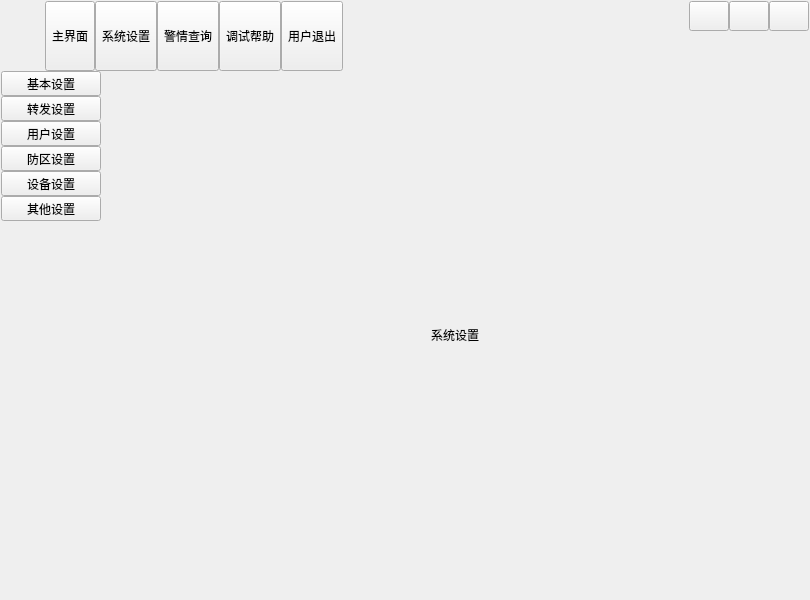
<?xml version="1.0" encoding="UTF-8"?>
<ui version="4.0">
 <class>UIDemo08</class>
 <widget class="QWidget" name="UIDemo08">
  <property name="geometry">
   <rect>
    <x>0</x>
    <y>0</y>
    <width>810</width>
    <height>600</height>
   </rect>
  </property>
  <property name="windowTitle">
   <string>Dialog</string>
  </property>
  <property name="sizeGripEnabled" stdset="0">
   <bool>false</bool>
  </property>
  <layout class="QVBoxLayout" name="verticalLayout">
   <property name="spacing">
    <number>0</number>
   </property>
   <property name="leftMargin">
    <number>1</number>
   </property>
   <property name="topMargin">
    <number>1</number>
   </property>
   <property name="rightMargin">
    <number>1</number>
   </property>
   <property name="bottomMargin">
    <number>1</number>
   </property>
   <item>
    <widget class="QWidget" name="widgetTitle" native="true">
     <property name="sizePolicy">
      <sizepolicy hsizetype="Preferred" vsizetype="Fixed">
       <horstretch>0</horstretch>
       <verstretch>0</verstretch>
      </sizepolicy>
     </property>
     <layout class="QHBoxLayout" name="horizontalLayout_2">
      <property name="spacing">
       <number>10</number>
      </property>
      <property name="leftMargin">
       <number>10</number>
      </property>
      <property name="topMargin">
       <number>0</number>
      </property>
      <property name="rightMargin">
       <number>0</number>
      </property>
      <property name="bottomMargin">
       <number>0</number>
      </property>
      <item>
       <widget class="QLabel" name="labIco">
        <property name="text">
         <string/>
        </property>
        <property name="alignment">
         <set>Qt::AlignCenter</set>
        </property>
       </widget>
      </item>
      <item>
       <widget class="QLabel" name="labTitle">
        <property name="styleSheet">
         <string notr="true"/>
        </property>
        <property name="text">
         <string/>
        </property>
        <property name="alignment">
         <set>Qt::AlignLeading|Qt::AlignLeft|Qt::AlignVCenter</set>
        </property>
       </widget>
      </item>
      <item>
       <widget class="QWidget" name="widgetTop" native="true">
        <layout class="QHBoxLayout" name="horizontalLayout_3">
         <property name="spacing">
          <number>0</number>
         </property>
         <property name="leftMargin">
          <number>0</number>
         </property>
         <property name="topMargin">
          <number>0</number>
         </property>
         <property name="rightMargin">
          <number>0</number>
         </property>
         <property name="bottomMargin">
          <number>0</number>
         </property>
         <item>
          <widget class="QToolButton" name="btnMain">
           <property name="sizePolicy">
            <sizepolicy hsizetype="Fixed" vsizetype="Expanding">
             <horstretch>0</horstretch>
             <verstretch>0</verstretch>
            </sizepolicy>
           </property>
           <property name="text">
            <string>主界面</string>
           </property>
           <property name="icon">
            <iconset resource="main.qrc">
             <normaloff>:/image/main_main.png</normaloff>:/image/main_main.png</iconset>
           </property>
           <property name="toolButtonStyle">
            <enum>Qt::ToolButtonTextUnderIcon</enum>
           </property>
          </widget>
         </item>
         <item>
          <widget class="QToolButton" name="btnConfig">
           <property name="sizePolicy">
            <sizepolicy hsizetype="Fixed" vsizetype="Expanding">
             <horstretch>0</horstretch>
             <verstretch>0</verstretch>
            </sizepolicy>
           </property>
           <property name="text">
            <string>系统设置</string>
           </property>
           <property name="icon">
            <iconset resource="main.qrc">
             <normaloff>:/image/main_config.png</normaloff>:/image/main_config.png</iconset>
           </property>
           <property name="toolButtonStyle">
            <enum>Qt::ToolButtonTextUnderIcon</enum>
           </property>
          </widget>
         </item>
         <item>
          <widget class="QToolButton" name="btnData">
           <property name="sizePolicy">
            <sizepolicy hsizetype="Fixed" vsizetype="Expanding">
             <horstretch>0</horstretch>
             <verstretch>0</verstretch>
            </sizepolicy>
           </property>
           <property name="text">
            <string>警情查询</string>
           </property>
           <property name="icon">
            <iconset resource="main.qrc">
             <normaloff>:/image/main_data.png</normaloff>:/image/main_data.png</iconset>
           </property>
           <property name="checked">
            <bool>false</bool>
           </property>
           <property name="toolButtonStyle">
            <enum>Qt::ToolButtonTextUnderIcon</enum>
           </property>
          </widget>
         </item>
         <item>
          <widget class="QToolButton" name="btnHelp">
           <property name="sizePolicy">
            <sizepolicy hsizetype="Fixed" vsizetype="Expanding">
             <horstretch>0</horstretch>
             <verstretch>0</verstretch>
            </sizepolicy>
           </property>
           <property name="styleSheet">
            <string notr="true"/>
           </property>
           <property name="text">
            <string>调试帮助</string>
           </property>
           <property name="icon">
            <iconset resource="main.qrc">
             <normaloff>:/image/main_person.png</normaloff>:/image/main_person.png</iconset>
           </property>
           <property name="toolButtonStyle">
            <enum>Qt::ToolButtonTextUnderIcon</enum>
           </property>
          </widget>
         </item>
         <item>
          <widget class="QToolButton" name="btnExit">
           <property name="sizePolicy">
            <sizepolicy hsizetype="Fixed" vsizetype="Expanding">
             <horstretch>0</horstretch>
             <verstretch>0</verstretch>
            </sizepolicy>
           </property>
           <property name="styleSheet">
            <string notr="true"/>
           </property>
           <property name="text">
            <string>用户退出</string>
           </property>
           <property name="icon">
            <iconset resource="main.qrc">
             <normaloff>:/image/main_exit.png</normaloff>:/image/main_exit.png</iconset>
           </property>
           <property name="toolButtonStyle">
            <enum>Qt::ToolButtonTextUnderIcon</enum>
           </property>
          </widget>
         </item>
        </layout>
       </widget>
      </item>
      <item>
       <spacer name="horizontalSpacer">
        <property name="orientation">
         <enum>Qt::Horizontal</enum>
        </property>
        <property name="sizeHint" stdset="0">
         <size>
          <width>40</width>
          <height>20</height>
         </size>
        </property>
       </spacer>
      </item>
      <item>
       <widget class="QWidget" name="widgetMenu" native="true">
        <layout class="QGridLayout" name="gridLayout_2">
         <property name="leftMargin">
          <number>0</number>
         </property>
         <property name="topMargin">
          <number>0</number>
         </property>
         <property name="rightMargin">
          <number>0</number>
         </property>
         <property name="bottomMargin">
          <number>0</number>
         </property>
         <property name="spacing">
          <number>0</number>
         </property>
         <item row="1" column="1" colspan="3">
          <spacer name="verticalSpacer">
           <property name="orientation">
            <enum>Qt::Vertical</enum>
           </property>
           <property name="sizeHint" stdset="0">
            <size>
             <width>20</width>
             <height>40</height>
            </size>
           </property>
          </spacer>
         </item>
         <item row="0" column="1">
          <widget class="QPushButton" name="btnMenu_Min">
           <property name="sizePolicy">
            <sizepolicy hsizetype="Minimum" vsizetype="Expanding">
             <horstretch>0</horstretch>
             <verstretch>0</verstretch>
            </sizepolicy>
           </property>
           <property name="minimumSize">
            <size>
             <width>30</width>
             <height>30</height>
            </size>
           </property>
           <property name="cursor">
            <cursorShape>ArrowCursor</cursorShape>
           </property>
           <property name="focusPolicy">
            <enum>Qt::NoFocus</enum>
           </property>
           <property name="toolTip">
            <string>最小化</string>
           </property>
           <property name="text">
            <string/>
           </property>
          </widget>
         </item>
         <item row="0" column="3">
          <widget class="QPushButton" name="btnMenu_Close">
           <property name="sizePolicy">
            <sizepolicy hsizetype="Minimum" vsizetype="Expanding">
             <horstretch>0</horstretch>
             <verstretch>0</verstretch>
            </sizepolicy>
           </property>
           <property name="minimumSize">
            <size>
             <width>30</width>
             <height>30</height>
            </size>
           </property>
           <property name="cursor">
            <cursorShape>ArrowCursor</cursorShape>
           </property>
           <property name="focusPolicy">
            <enum>Qt::NoFocus</enum>
           </property>
           <property name="toolTip">
            <string>关闭</string>
           </property>
           <property name="text">
            <string/>
           </property>
          </widget>
         </item>
         <item row="0" column="2">
          <widget class="QPushButton" name="btnMenu_Max">
           <property name="sizePolicy">
            <sizepolicy hsizetype="Minimum" vsizetype="Expanding">
             <horstretch>0</horstretch>
             <verstretch>0</verstretch>
            </sizepolicy>
           </property>
           <property name="minimumSize">
            <size>
             <width>30</width>
             <height>30</height>
            </size>
           </property>
           <property name="focusPolicy">
            <enum>Qt::NoFocus</enum>
           </property>
           <property name="text">
            <string/>
           </property>
          </widget>
         </item>
        </layout>
       </widget>
      </item>
     </layout>
    </widget>
   </item>
   <item>
    <widget class="QStackedWidget" name="stackedWidget">
     <property name="styleSheet">
      <string notr="true"/>
     </property>
     <property name="currentIndex">
      <number>1</number>
     </property>
     <widget class="QWidget" name="page1">
      <layout class="QHBoxLayout" name="horizontalLayout">
       <property name="spacing">
        <number>0</number>
       </property>
       <property name="leftMargin">
        <number>0</number>
       </property>
       <property name="topMargin">
        <number>0</number>
       </property>
       <property name="rightMargin">
        <number>0</number>
       </property>
       <property name="bottomMargin">
        <number>0</number>
       </property>
       <item>
        <widget class="QWidget" name="widgetLeftMain" native="true">
         <property name="maximumSize">
          <size>
           <width>90</width>
           <height>16777215</height>
          </size>
         </property>
         <layout class="QVBoxLayout" name="verticalLayout_2">
          <property name="spacing">
           <number>0</number>
          </property>
          <property name="leftMargin">
           <number>0</number>
          </property>
          <property name="topMargin">
           <number>0</number>
          </property>
          <property name="rightMargin">
           <number>0</number>
          </property>
          <property name="bottomMargin">
           <number>0</number>
          </property>
          <item>
           <widget class="QToolButton" name="tbtnMain1">
            <property name="sizePolicy">
             <sizepolicy hsizetype="Expanding" vsizetype="Fixed">
              <horstretch>0</horstretch>
              <verstretch>0</verstretch>
             </sizepolicy>
            </property>
            <property name="text">
             <string>视频监控</string>
            </property>
           </widget>
          </item>
          <item>
           <widget class="QToolButton" name="tbtnMain2">
            <property name="sizePolicy">
             <sizepolicy hsizetype="Expanding" vsizetype="Fixed">
              <horstretch>0</horstretch>
              <verstretch>0</verstretch>
             </sizepolicy>
            </property>
            <property name="text">
             <string>地图监控</string>
            </property>
           </widget>
          </item>
          <item>
           <widget class="QToolButton" name="tbtnMain3">
            <property name="sizePolicy">
             <sizepolicy hsizetype="Expanding" vsizetype="Fixed">
              <horstretch>0</horstretch>
              <verstretch>0</verstretch>
             </sizepolicy>
            </property>
            <property name="text">
             <string>设备监控</string>
            </property>
           </widget>
          </item>
          <item>
           <spacer name="verticalSpacer_2">
            <property name="orientation">
             <enum>Qt::Vertical</enum>
            </property>
            <property name="sizeHint" stdset="0">
             <size>
              <width>20</width>
              <height>471</height>
             </size>
            </property>
           </spacer>
          </item>
         </layout>
        </widget>
       </item>
       <item>
        <widget class="QLabel" name="lab1">
         <property name="sizePolicy">
          <sizepolicy hsizetype="Expanding" vsizetype="Expanding">
           <horstretch>0</horstretch>
           <verstretch>0</verstretch>
          </sizepolicy>
         </property>
         <property name="text">
          <string/>
         </property>
         <property name="alignment">
          <set>Qt::AlignCenter</set>
         </property>
        </widget>
       </item>
      </layout>
     </widget>
     <widget class="QWidget" name="page2">
      <layout class="QHBoxLayout" name="horizontalLayout_4">
       <property name="spacing">
        <number>0</number>
       </property>
       <property name="leftMargin">
        <number>0</number>
       </property>
       <property name="topMargin">
        <number>0</number>
       </property>
       <property name="rightMargin">
        <number>0</number>
       </property>
       <property name="bottomMargin">
        <number>0</number>
       </property>
       <item>
        <widget class="QWidget" name="widgetLeftConfig" native="true">
         <property name="maximumSize">
          <size>
           <width>100</width>
           <height>16777215</height>
          </size>
         </property>
         <layout class="QVBoxLayout" name="verticalLayout_3">
          <property name="spacing">
           <number>0</number>
          </property>
          <property name="leftMargin">
           <number>0</number>
          </property>
          <property name="topMargin">
           <number>0</number>
          </property>
          <property name="rightMargin">
           <number>0</number>
          </property>
          <property name="bottomMargin">
           <number>0</number>
          </property>
          <item>
           <widget class="QToolButton" name="tbtnConfig1">
            <property name="sizePolicy">
             <sizepolicy hsizetype="Expanding" vsizetype="Fixed">
              <horstretch>0</horstretch>
              <verstretch>0</verstretch>
             </sizepolicy>
            </property>
            <property name="text">
             <string>基本设置</string>
            </property>
           </widget>
          </item>
          <item>
           <widget class="QToolButton" name="tbtnConfig2">
            <property name="sizePolicy">
             <sizepolicy hsizetype="Expanding" vsizetype="Fixed">
              <horstretch>0</horstretch>
              <verstretch>0</verstretch>
             </sizepolicy>
            </property>
            <property name="text">
             <string>转发设置</string>
            </property>
           </widget>
          </item>
          <item>
           <widget class="QToolButton" name="tbtnConfig3">
            <property name="sizePolicy">
             <sizepolicy hsizetype="Expanding" vsizetype="Fixed">
              <horstretch>0</horstretch>
              <verstretch>0</verstretch>
             </sizepolicy>
            </property>
            <property name="text">
             <string>用户设置</string>
            </property>
           </widget>
          </item>
          <item>
           <widget class="QToolButton" name="tbtnConfig4">
            <property name="sizePolicy">
             <sizepolicy hsizetype="Expanding" vsizetype="Fixed">
              <horstretch>0</horstretch>
              <verstretch>0</verstretch>
             </sizepolicy>
            </property>
            <property name="text">
             <string>防区设置</string>
            </property>
           </widget>
          </item>
          <item>
           <widget class="QToolButton" name="tbtnConfig5">
            <property name="sizePolicy">
             <sizepolicy hsizetype="Expanding" vsizetype="Fixed">
              <horstretch>0</horstretch>
              <verstretch>0</verstretch>
             </sizepolicy>
            </property>
            <property name="text">
             <string>设备设置</string>
            </property>
           </widget>
          </item>
          <item>
           <widget class="QToolButton" name="tbtnConfig6">
            <property name="sizePolicy">
             <sizepolicy hsizetype="Expanding" vsizetype="Fixed">
              <horstretch>0</horstretch>
              <verstretch>0</verstretch>
             </sizepolicy>
            </property>
            <property name="text">
             <string>其他设置</string>
            </property>
           </widget>
          </item>
          <item>
           <spacer name="verticalSpacer_3">
            <property name="orientation">
             <enum>Qt::Vertical</enum>
            </property>
            <property name="sizeHint" stdset="0">
             <size>
              <width>20</width>
              <height>417</height>
             </size>
            </property>
           </spacer>
          </item>
         </layout>
        </widget>
       </item>
       <item>
        <widget class="QLabel" name="lab2">
         <property name="sizePolicy">
          <sizepolicy hsizetype="Expanding" vsizetype="Expanding">
           <horstretch>0</horstretch>
           <verstretch>0</verstretch>
          </sizepolicy>
         </property>
         <property name="text">
          <string>系统设置</string>
         </property>
         <property name="alignment">
          <set>Qt::AlignCenter</set>
         </property>
        </widget>
       </item>
      </layout>
     </widget>
     <widget class="QWidget" name="page3">
      <layout class="QVBoxLayout" name="verticalLayout_5">
       <item>
        <widget class="QLabel" name="lab3">
         <property name="text">
          <string>警情查询</string>
         </property>
         <property name="alignment">
          <set>Qt::AlignCenter</set>
         </property>
        </widget>
       </item>
      </layout>
     </widget>
     <widget class="QWidget" name="page4">
      <layout class="QVBoxLayout" name="verticalLayout_4">
       <item>
        <widget class="QLabel" name="lab4">
         <property name="text">
          <string>调试帮助</string>
         </property>
         <property name="alignment">
          <set>Qt::AlignCenter</set>
         </property>
        </widget>
       </item>
      </layout>
     </widget>
    </widget>
   </item>
  </layout>
 </widget>
 <resources>
  <include location="main.qrc"/>
 </resources>
 <connections/>
</ui>
